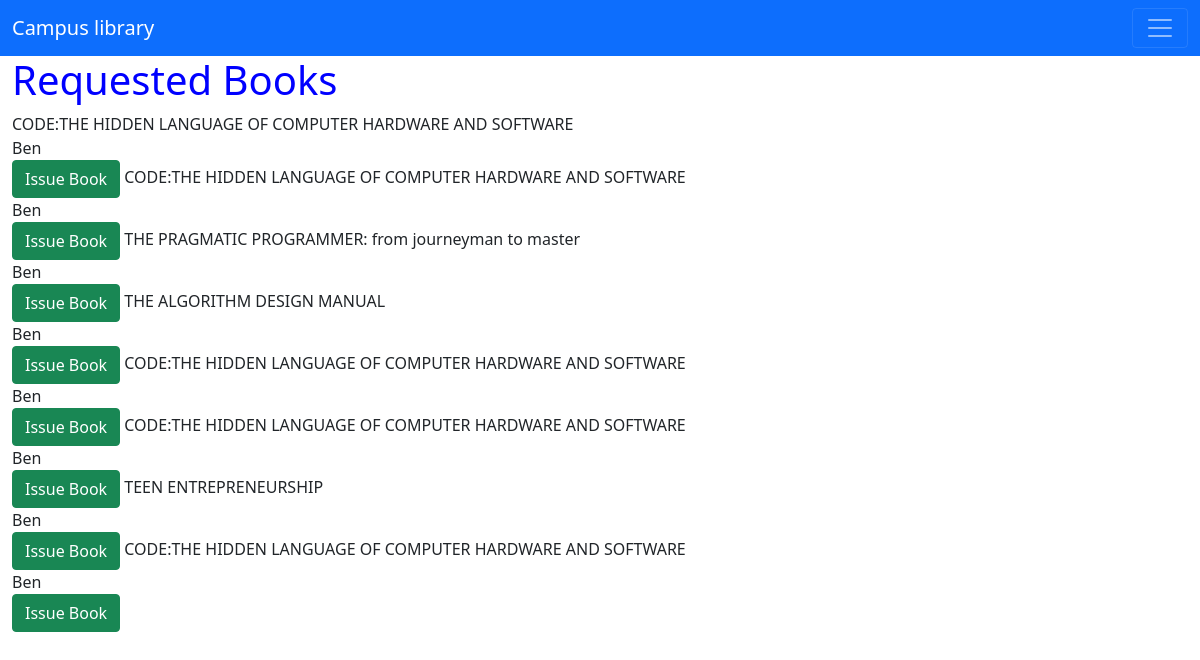
The page /requested_books/ (signed in) on the database its author committed.
### books/models.py (models this page shows, shortened)
class Borrowed_book(models.Model):
    class ReturnStatusChoices(models.TextChoices):
        BOOKED = "BOOKED", ("Booked")
    user=models.ForeignKey(User,null=True,on_delete=models.CASCADE)
    book = models.ForeignKey(Book,on_delete=models.CASCADE)
    date_borrowed=models.DateTimeField(auto_now_add=True)
    status = models.CharField(max_length=15, default="BOOKED", choices=ReturnStatusChoices.choices)

class Book(models.Model):
    class BookStatusChoices(models.TextChoices):
        AVAILABLE = "AVAILABLE", ("Available")
        UNAVAILABLE = "UNAVAILABLE", ("Unavailable")
        BOOKED = "BOOKED", ("Booked")
    book_title = models.CharField(max_length=255)
    author = models.CharField(max_length=255)
    edition = models.CharField(max_length=255)
    Date_added = models.DateField(auto_now_add=True)
    subject_area = models.CharField(max_length=255)
    book_cover = models.ImageField(upload_to = 'images/')
    added_by=models.CharField(max_length=100,null=True,blank=True)
    date_updated=models.DateTimeField(auto_now=True)
    ISBN= models.CharField(null=True, blank= True,max_length=200)
    description = models.TextField(null=True, blank=True)
    status = models.CharField(max_length=20, default="AVAILABLE", choices=BookStatusChoices.choices)
    def __str__(self):
        return self.book_title

### books/views.py (the view)
# urls.py: path('requested_books/',views.requested_books,name='requested_books'),
def requested_books(request):
    books=Borrowed_book.objects.all()
    context={'books':books}
    return render(request,'books/requested_books.html',context)

### books/templates/books/requested_books.html (shortened to what this page needs)
{% extends 'main_librarian.html' %}
{% block content %}
{% if user.is_authenticated %}
<div class="container-fluid">
    <h1 style='color:blue;'>Requested Books</h1>
    <div>
        {% for book in books %}
            {{ book.book }}
            {{ book.user }}
        <a class="btn btn-success" href="{% url 'books:view_requested_book' book.id %}" role="button">Issue Book</a>
        {% endfor %}
    </div>
    {% else %}
    <h1>Please Login First</h1> <a href="/users/login_user/" style='color:black;'>Login</a>
    </br>
    <h1>Please Signup here</h1><a href="/users/register_user/" style='color:black;'>signup</a>
    {% endif %}
</div>
{% endblock content %}

### rows shown on the page
Borrowed_book: book "CODE:THE HIDDEN LANGUAGE OF COMPUTER HARDWARE AND SOFTWARE", user "Ben"
Borrowed_book: book "CODE:THE HIDDEN LANGUAGE OF COMPUTER HARDWARE AND SOFTWARE", user "Ben"
Borrowed_book: book "THE PRAGMATIC PROGRAMMER: from journeyman to master", user "Ben"
Borrowed_book: book "THE ALGORITHM DESIGN MANUAL", user "Ben"
Borrowed_book: book "CODE:THE HIDDEN LANGUAGE OF COMPUTER HARDWARE AND SOFTWARE", user "Ben"
Borrowed_book: book "CODE:THE HIDDEN LANGUAGE OF COMPUTER HARDWARE AND SOFTWARE", user "Ben"
Borrowed_book: book "TEEN ENTREPRENEURSHIP", user "Ben"
Borrowed_book: book "CODE:THE HIDDEN LANGUAGE OF COMPUTER HARDWARE AND SOFTWARE", user "Ben"
